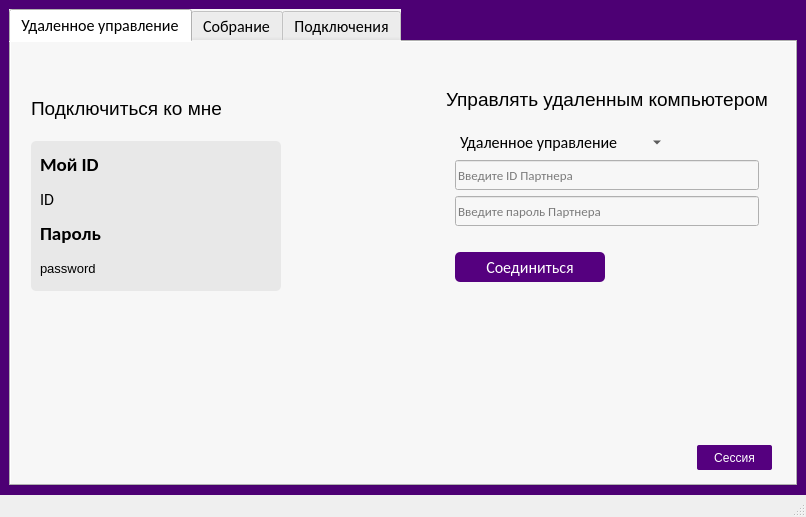
<?xml version="1.0" encoding="UTF-8"?>
<ui version="4.0">
 <class>MainWindow</class>
 <widget class="QMainWindow" name="MainWindow">
  <property name="geometry">
   <rect>
    <x>0</x>
    <y>0</y>
    <width>806</width>
    <height>517</height>
   </rect>
  </property>
  <property name="minimumSize">
   <size>
    <width>800</width>
    <height>500</height>
   </size>
  </property>
  <property name="windowTitle">
   <string>MainWindow</string>
  </property>
  <widget class="QWidget" name="centralwidget">
   <property name="styleSheet">
    <string notr="true">background-color: rgb(77, 0, 116);</string>
   </property>
   <layout class="QHBoxLayout" name="horizontalLayout">
    <item>
     <widget class="QTabWidget" name="tabWidget">
      <property name="minimumSize">
       <size>
        <width>0</width>
        <height>400</height>
       </size>
      </property>
      <property name="font">
       <font>
        <family>Calibri</family>
        <pointsize>12</pointsize>
       </font>
      </property>
      <property name="cursor">
       <cursorShape>ArrowCursor</cursorShape>
      </property>
      <property name="styleSheet">
       <string notr="true">background-color: rgb(247, 247, 247);</string>
      </property>
      <property name="tabPosition">
       <enum>QTabWidget::North</enum>
      </property>
      <property name="currentIndex">
       <number>0</number>
      </property>
      <property name="documentMode">
       <bool>false</bool>
      </property>
      <property name="tabsClosable">
       <bool>false</bool>
      </property>
      <property name="movable">
       <bool>false</bool>
      </property>
      <property name="tabBarAutoHide">
       <bool>false</bool>
      </property>
      <widget class="QWidget" name="remote_control_tab">
       <property name="minimumSize">
        <size>
         <width>250</width>
         <height>400</height>
        </size>
       </property>
       <attribute name="icon">
        <iconset resource="resources.qrc">
         <normaloff>:/icons/remote_control.png</normaloff>:/icons/remote_control.png</iconset>
       </attribute>
       <attribute name="title">
        <string>Удаленное управление</string>
       </attribute>
       <widget class="QWidget" name="layoutWidget">
        <property name="geometry">
         <rect>
          <x>20</x>
          <y>40</y>
          <width>737</width>
          <height>209</height>
         </rect>
        </property>
        <layout class="QHBoxLayout" name="horizontalLayout_4">
         <item>
          <layout class="QVBoxLayout" name="verticalLayout_2">
           <item>
            <widget class="QLabel" name="label">
             <property name="sizeIncrement">
              <size>
               <width>0</width>
               <height>0</height>
              </size>
             </property>
             <property name="font">
              <font>
               <pointsize>14</pointsize>
              </font>
             </property>
             <property name="text">
              <string>Подключиться ко мне</string>
             </property>
            </widget>
           </item>
           <item>
            <widget class="QGroupBox" name="user_groupBox">
             <property name="minimumSize">
              <size>
               <width>250</width>
               <height>150</height>
              </size>
             </property>
             <property name="font">
              <font>
               <pointsize>16</pointsize>
              </font>
             </property>
             <property name="styleSheet">
              <string notr="true">QGroupBox{
	border-radius: 5px;
	background-color: rgb(232, 232, 232);
}</string>
             </property>
             <property name="title">
              <string/>
             </property>
             <layout class="QHBoxLayout" name="horizontalLayout_2">
              <item>
               <layout class="QVBoxLayout" name="verticalLayout">
                <item>
                 <widget class="QLabel" name="myid_label">
                  <property name="font">
                   <font>
                    <family>Calibri</family>
                    <pointsize>14</pointsize>
                    <weight>75</weight>
                    <bold>true</bold>
                   </font>
                  </property>
                  <property name="styleSheet">
                   <string notr="true">background-color: transparent;</string>
                  </property>
                  <property name="text">
                   <string>Мой ID</string>
                  </property>
                 </widget>
                </item>
                <item>
                 <widget class="QLabel" name="myid_input">
                  <property name="font">
                   <font>
                    <family>Calibri</family>
                    <pointsize>12</pointsize>
                   </font>
                  </property>
                  <property name="styleSheet">
                   <string notr="true">background-color: transparent;</string>
                  </property>
                  <property name="text">
                   <string>ID</string>
                  </property>
                 </widget>
                </item>
                <item>
                 <widget class="QLabel" name="mypassword_label">
                  <property name="font">
                   <font>
                    <family>Calibri</family>
                    <pointsize>14</pointsize>
                    <weight>75</weight>
                    <bold>true</bold>
                   </font>
                  </property>
                  <property name="styleSheet">
                   <string notr="true">background-color: transparent;</string>
                  </property>
                  <property name="text">
                   <string>Пароль</string>
                  </property>
                 </widget>
                </item>
                <item>
                 <layout class="QHBoxLayout" name="horizontalLayout_3">
                  <item>
                   <widget class="QLabel" name="mypassword_input">
                    <property name="font">
                     <font>
                      <pointsize>10</pointsize>
                     </font>
                    </property>
                    <property name="styleSheet">
                     <string notr="true">background-color: transparent;</string>
                    </property>
                    <property name="text">
                     <string>password</string>
                    </property>
                   </widget>
                  </item>
                  <item>
                   <widget class="QPushButton" name="change_password_button">
                    <property name="minimumSize">
                     <size>
                      <width>10</width>
                      <height>10</height>
                     </size>
                    </property>
                    <property name="maximumSize">
                     <size>
                      <width>50</width>
                      <height>200</height>
                     </size>
                    </property>
                    <property name="toolTip">
                     <string>Создать новый случайный пароль</string>
                    </property>
                    <property name="styleSheet">
                     <string notr="true">QPushButton {
	border-radius: 25px;
	background-color: transparent;
	color: rgb(255, 255, 255);
	border-radius: 2px;
}

QPushButton:hover {
	background-color: rgb(245, 245, 245);
}

QPushButton:pressed{
	background-color: rgb(250, 250, 250);
}</string>
                    </property>
                    <property name="text">
                     <string/>
                    </property>
                    <property name="icon">
                     <iconset resource="resources.qrc">
                      <normaloff>:/icons/refresh.png</normaloff>:/icons/refresh.png</iconset>
                    </property>
                    <property name="iconSize">
                     <size>
                      <width>16</width>
                      <height>16</height>
                     </size>
                    </property>
                   </widget>
                  </item>
                 </layout>
                </item>
               </layout>
              </item>
             </layout>
            </widget>
           </item>
          </layout>
         </item>
         <item>
          <spacer name="horizontalSpacer">
           <property name="orientation">
            <enum>Qt::Horizontal</enum>
           </property>
           <property name="sizeType">
            <enum>QSizePolicy::Expanding</enum>
           </property>
           <property name="sizeHint" stdset="0">
            <size>
             <width>40</width>
             <height>20</height>
            </size>
           </property>
          </spacer>
         </item>
         <item>
          <layout class="QVBoxLayout" name="verticalLayout_3">
           <item>
            <widget class="QLabel" name="label_2">
             <property name="sizeIncrement">
              <size>
               <width>0</width>
               <height>0</height>
              </size>
             </property>
             <property name="font">
              <font>
               <pointsize>14</pointsize>
              </font>
             </property>
             <property name="text">
              <string>Управлять удаленным компьютером</string>
             </property>
            </widget>
           </item>
           <item>
            <widget class="QGroupBox" name="user_groupBox_2">
             <property name="minimumSize">
              <size>
               <width>0</width>
               <height>150</height>
              </size>
             </property>
             <property name="font">
              <font>
               <pointsize>16</pointsize>
              </font>
             </property>
             <property name="styleSheet">
              <string notr="true">QGroupBox{
	border-radius: 5px;
	background-color: transparent;
}</string>
             </property>
             <property name="title">
              <string/>
             </property>
             <layout class="QHBoxLayout" name="horizontalLayout_5">
              <item>
               <layout class="QVBoxLayout" name="verticalLayout_4">
                <item>
                 <layout class="QVBoxLayout" name="verticalLayout_5">
                  <item>
                   <widget class="QComboBox" name="control_type_comboBox">
                    <property name="minimumSize">
                     <size>
                      <width>100</width>
                      <height>20</height>
                     </size>
                    </property>
                    <property name="maximumSize">
                     <size>
                      <width>210</width>
                      <height>16777215</height>
                     </size>
                    </property>
                    <property name="font">
                     <font>
                      <family>Calibri</family>
                      <pointsize>12</pointsize>
                     </font>
                    </property>
                    <property name="contextMenuPolicy">
                     <enum>Qt::DefaultContextMenu</enum>
                    </property>
                    <property name="autoFillBackground">
                     <bool>false</bool>
                    </property>
                    <property name="styleSheet">
                     <string notr="true">QComboBox{
	background-color: transparent;
	border: none;
}</string>
                    </property>
                    <property name="currentText">
                     <string notr="true">Удаленное управление</string>
                    </property>
                    <item>
                     <property name="text">
                      <string>Удаленное управление</string>
                     </property>
                     <property name="icon">
                      <iconset resource="resources.qrc">
                       <normaloff>:/icons/exchange.png</normaloff>:/icons/exchange.png</iconset>
                     </property>
                    </item>
                    <item>
                     <property name="text">
                      <string>Передача файлов</string>
                     </property>
                     <property name="icon">
                      <iconset resource="resources.qrc">
                       <normaloff>:/icons/document.png</normaloff>:/icons/document.png</iconset>
                     </property>
                    </item>
                   </widget>
                  </item>
                  <item>
                   <widget class="QLineEdit" name="remote_id_input">
                    <property name="minimumSize">
                     <size>
                      <width>0</width>
                      <height>30</height>
                     </size>
                    </property>
                    <property name="font">
                     <font>
                      <family>Calibri</family>
                      <pointsize>10</pointsize>
                     </font>
                    </property>
                    <property name="placeholderText">
                     <string>Введите ID Партнера</string>
                    </property>
                   </widget>
                  </item>
                  <item>
                   <widget class="QLineEdit" name="remote_password_input">
                    <property name="minimumSize">
                     <size>
                      <width>0</width>
                      <height>30</height>
                     </size>
                    </property>
                    <property name="font">
                     <font>
                      <family>Calibri</family>
                      <pointsize>10</pointsize>
                     </font>
                    </property>
                    <property name="placeholderText">
                     <string>Введите пароль Партнера</string>
                    </property>
                   </widget>
                  </item>
                  <item>
                   <spacer name="horizontalSpacer_2">
                    <property name="orientation">
                     <enum>Qt::Horizontal</enum>
                    </property>
                    <property name="sizeHint" stdset="0">
                     <size>
                      <width>40</width>
                      <height>20</height>
                     </size>
                    </property>
                   </spacer>
                  </item>
                  <item>
                   <widget class="QPushButton" name="remote_connect_button">
                    <property name="minimumSize">
                     <size>
                      <width>130</width>
                      <height>30</height>
                     </size>
                    </property>
                    <property name="maximumSize">
                     <size>
                      <width>150</width>
                      <height>16777215</height>
                     </size>
                    </property>
                    <property name="font">
                     <font>
                      <family>Calibri</family>
                      <pointsize>12</pointsize>
                      <weight>50</weight>
                      <italic>false</italic>
                      <bold>false</bold>
                     </font>
                    </property>
                    <property name="styleSheet">
                     <string notr="true">QPushButton {
	border-radius: 25px;
	background-color: rgb(85, 0, 127);
	font: 12pt &quot;Calibri&quot;;
	color: rgb(255, 255, 255);
	border-radius: 5px;
}

QPushButton:hover {
	background-color: rgb(133, 0, 200);
}

QPushButton:pressed{
	
	background-color: rgb(163, 0, 245);
}</string>
                    </property>
                    <property name="text">
                     <string>Cоединиться</string>
                    </property>
                   </widget>
                  </item>
                 </layout>
                </item>
               </layout>
              </item>
             </layout>
            </widget>
           </item>
          </layout>
         </item>
        </layout>
       </widget>
       <widget class="QWidget" name="horizontalLayoutWidget">
        <property name="geometry">
         <rect>
          <x>20</x>
          <y>390</y>
          <width>741</width>
          <height>52</height>
         </rect>
        </property>
        <layout class="QHBoxLayout" name="horizontalLayout_8">
         <item>
          <spacer name="horizontalSpacer_3">
           <property name="orientation">
            <enum>Qt::Horizontal</enum>
           </property>
           <property name="sizeHint" stdset="0">
            <size>
             <width>40</width>
             <height>20</height>
            </size>
           </property>
          </spacer>
         </item>
         <item>
          <widget class="QPushButton" name="server_connect_button">
           <property name="minimumSize">
            <size>
             <width>75</width>
             <height>25</height>
            </size>
           </property>
           <property name="styleSheet">
            <string notr="true">QPushButton {
	border-radius: 25px;
	background-color: rgb(85, 0, 127);
	font: 12pt &quot;Calibri&quot;;
	color: rgb(255, 255, 255);
	border-radius: 2px;
}

QPushButton:hover {
	background-color: rgb(133, 0, 200);
}

QPushButton:pressed{
	
	background-color: rgb(163, 0, 245);
}</string>
           </property>
           <property name="text">
            <string>Сессия</string>
           </property>
          </widget>
         </item>
        </layout>
       </widget>
      </widget>
      <widget class="QWidget" name="metting_tab">
       <property name="minimumSize">
        <size>
         <width>250</width>
         <height>500</height>
        </size>
       </property>
       <attribute name="icon">
        <iconset resource="resources.qrc">
         <normaloff>:/icons/meeting.png</normaloff>:/icons/meeting.png</iconset>
       </attribute>
       <attribute name="title">
        <string>Собрание</string>
       </attribute>
      </widget>
      <widget class="QWidget" name="requests_tab">
       <attribute name="icon">
        <iconset resource="resources.qrc">
         <normaloff>:/icons/globe.png</normaloff>:/icons/globe.png</iconset>
       </attribute>
       <attribute name="title">
        <string>Подключения</string>
       </attribute>
       <widget class="QWidget" name="layoutWidget">
        <property name="geometry">
         <rect>
          <x>10</x>
          <y>30</y>
          <width>511</width>
          <height>391</height>
         </rect>
        </property>
        <layout class="QVBoxLayout" name="verticalLayout_6">
         <item>
          <layout class="QHBoxLayout" name="horizontalLayout_6"/>
         </item>
         <item>
          <layout class="QHBoxLayout" name="horizontalLayout_7">
           <item>
            <widget class="QLabel" name="label_3">
             <property name="font">
              <font>
               <family>Calibri</family>
               <pointsize>14</pointsize>
               <weight>50</weight>
               <bold>false</bold>
              </font>
             </property>
             <property name="text">
              <string>Текущие подключения</string>
             </property>
            </widget>
           </item>
           <item>
            <widget class="QPushButton" name="refresh_requests_button">
             <property name="maximumSize">
              <size>
               <width>50</width>
               <height>50</height>
              </size>
             </property>
             <property name="cursor">
              <cursorShape>PointingHandCursor</cursorShape>
             </property>
             <property name="toolTip">
              <string>Обновить список активных подключений</string>
             </property>
             <property name="styleSheet">
              <string notr="true">QPushButton {
	border-radius: 25px;
	background-color: transparent;
	color: rgb(255, 255, 255);
	border-radius: 2px;
}

QPushButton:hover {
	background-color: rgb(240, 240, 240);
}

QPushButton:pressed{
	background-color: rgb(250, 250, 250);
}</string>
             </property>
             <property name="text">
              <string/>
             </property>
             <property name="icon">
              <iconset resource="resources.qrc">
               <normaloff>:/icons/refresh.png</normaloff>:/icons/refresh.png</iconset>
             </property>
            </widget>
           </item>
          </layout>
         </item>
         <item>
          <widget class="QTableWidget" name="requests_table">
           <property name="maximumSize">
            <size>
             <width>749</width>
             <height>16777215</height>
            </size>
           </property>
           <property name="font">
            <font>
             <family>Calibri</family>
             <pointsize>10</pointsize>
            </font>
           </property>
           <property name="layoutDirection">
            <enum>Qt::LeftToRight</enum>
           </property>
           <property name="sizeAdjustPolicy">
            <enum>QAbstractScrollArea::AdjustIgnored</enum>
           </property>
           <property name="alternatingRowColors">
            <bool>true</bool>
           </property>
           <property name="textElideMode">
            <enum>Qt::ElideMiddle</enum>
           </property>
           <property name="sortingEnabled">
            <bool>true</bool>
           </property>
           <attribute name="horizontalHeaderCascadingSectionResizes">
            <bool>false</bool>
           </attribute>
           <attribute name="horizontalHeaderDefaultSectionSize">
            <number>160</number>
           </attribute>
           <column>
            <property name="text">
             <string>Пользователь</string>
            </property>
            <property name="textAlignment">
             <set>AlignCenter</set>
            </property>
           </column>
           <column>
            <property name="text">
             <string>Статус</string>
            </property>
            <property name="textAlignment">
             <set>AlignCenter</set>
            </property>
           </column>
           <column>
            <property name="text">
             <string>Действия</string>
            </property>
            <property name="textAlignment">
             <set>AlignCenter</set>
            </property>
           </column>
          </widget>
         </item>
        </layout>
       </widget>
      </widget>
     </widget>
    </item>
   </layout>
  </widget>
  <widget class="QStatusBar" name="statusBar">
   <property name="minimumSize">
    <size>
     <width>0</width>
     <height>0</height>
    </size>
   </property>
   <property name="font">
    <font>
     <family>Calibri</family>
     <pointsize>10</pointsize>
    </font>
   </property>
  </widget>
 </widget>
 <resources>
  <include location="resources.qrc"/>
 </resources>
 <connections/>
</ui>
